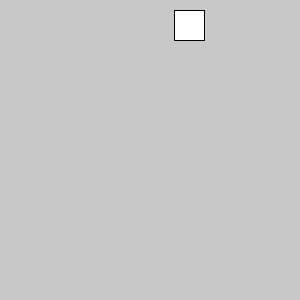
Frame 1 (no input)
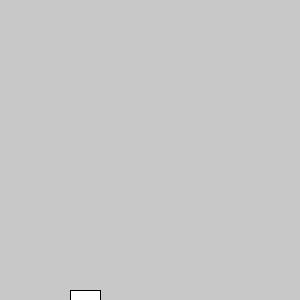
Frame 60 (the mouse pressed at the canvas centre just before this capture)
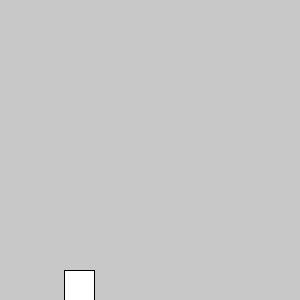
Frame 120 (the mouse held since frame 60 and released just before this capture)

The Processing sketch that drew these frames (run headless with seeded random() and noise(); from frame 60 on, the mouse is pressed at the canvas centre):

// Processing sketch: joho_kiso_ensyu2_sample_FallingSingleObject
// ── joho_kiso_ensyu2_sample_FallingSingleObject.pde
int ox; // 障害物の左上端のx座標 (ox: object_x)
int oy; // 障害物の左上端のy座標 (oy: object_y)
int t; // 開始からの時間（フレーム） = 障害物の落下時間

// あとで変更する可能性がある変数はパラメータ化しておくと便利．
int speed = 10; // 落下速度 = フレームレート
int ow = 30; // 障害物の幅
int oh = 30; // 障害物の高さ

void setup() {
  size(300, 300);
  t=0;
  ox=int(random(width-ow)); // windowの幅の中に障害物が入る範囲
  frameRate(speed);
}
void draw() {
  background(200, 200, 200);
  t = t+1;
  oy = speed*t; // 落下速度*開始からの時間 = 時刻tでの障害物の高さ

  // oyの値が障害物の上部の高さと等しいので，windowの高さを超えたらtとoxを初期化する．
  if (oy > height) {
    t = 0;
    ox=int(random(width-ow)); // windowの幅の中に障害物が入る範囲
  }
  rect(ox, oy, ow, oh);
  println(oy);
}
